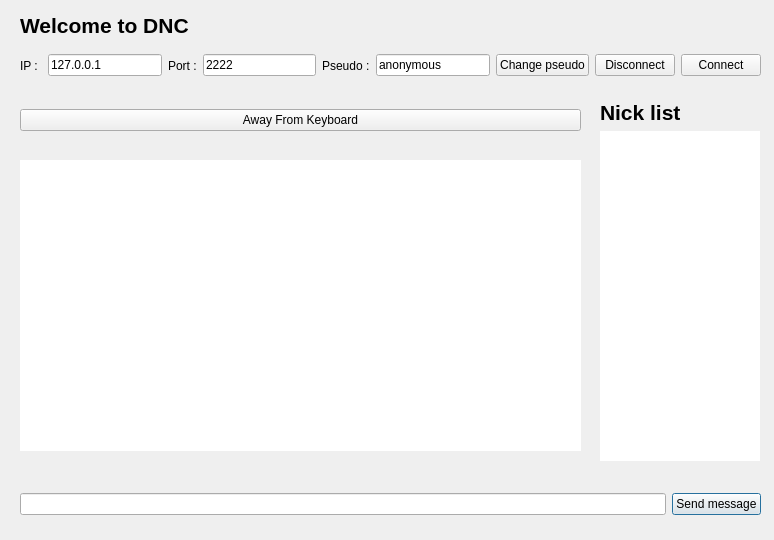
<?xml version="1.0" encoding="UTF-8"?>
<ui version="4.0">
 <class>Dialog</class>
 <widget class="QDialog" name="Dialog">
  <property name="geometry">
   <rect>
    <x>0</x>
    <y>0</y>
    <width>774</width>
    <height>540</height>
   </rect>
  </property>
  <property name="windowTitle">
   <string>Dialog</string>
  </property>
  <property name="windowIcon">
   <iconset>
    <normaloff>../../../../../../Images/Homer-Simpson-homer-simpson-3065329-800-600.jpg</normaloff>../../../../../../Images/Homer-Simpson-homer-simpson-3065329-800-600.jpg</iconset>
  </property>
  <widget class="QWidget" name="verticalLayoutWidget">
   <property name="geometry">
    <rect>
     <x>600</x>
     <y>100</y>
     <width>160</width>
     <height>361</height>
    </rect>
   </property>
   <layout class="QVBoxLayout" name="verticalLayout">
    <item>
     <widget class="QLabel" name="label">
      <property name="font">
       <font>
        <pointsize>16</pointsize>
        <weight>75</weight>
        <bold>true</bold>
       </font>
      </property>
      <property name="text">
       <string>Nick list</string>
      </property>
     </widget>
    </item>
    <item>
     <widget class="QListWidget" name="listNames">
      <property name="minimumSize">
       <size>
        <width>50</width>
        <height>0</height>
       </size>
      </property>
      <property name="maximumSize">
       <size>
        <width>200</width>
        <height>16777215</height>
       </size>
      </property>
      <property name="baseSize">
       <size>
        <width>0</width>
        <height>0</height>
       </size>
      </property>
      <property name="font">
       <font>
        <family>Arial</family>
        <pointsize>14</pointsize>
        <italic>false</italic>
        <stylestrategy>PreferAntialias</stylestrategy>
       </font>
      </property>
      <property name="focusPolicy">
       <enum>Qt::NoFocus</enum>
      </property>
      <property name="acceptDrops">
       <bool>false</bool>
      </property>
      <property name="styleSheet">
       <string notr="true"/>
      </property>
      <property name="frameShape">
       <enum>QFrame::NoFrame</enum>
      </property>
      <property name="frameShadow">
       <enum>QFrame::Sunken</enum>
      </property>
      <property name="lineWidth">
       <number>1</number>
      </property>
      <property name="horizontalScrollBarPolicy">
       <enum>Qt::ScrollBarAlwaysOff</enum>
      </property>
      <property name="sortingEnabled">
       <bool>true</bool>
      </property>
     </widget>
    </item>
   </layout>
  </widget>
  <widget class="QWidget" name="horizontalLayoutWidget">
   <property name="geometry">
    <rect>
     <x>20</x>
     <y>470</y>
     <width>741</width>
     <height>69</height>
    </rect>
   </property>
   <layout class="QHBoxLayout" name="horizontalLayout">
    <item>
     <widget class="QLineEdit" name="lineEdit"/>
    </item>
    <item>
     <widget class="QPushButton" name="pushButton">
      <property name="text">
       <string>Send message</string>
      </property>
     </widget>
    </item>
   </layout>
  </widget>
  <widget class="QWidget" name="horizontalLayoutWidget_2">
   <property name="geometry">
    <rect>
     <x>20</x>
     <y>40</y>
     <width>741</width>
     <height>51</height>
    </rect>
   </property>
   <layout class="QHBoxLayout" name="horizontalLayout_2">
    <item>
     <widget class="QLabel" name="label_3">
      <property name="text">
       <string>IP : </string>
      </property>
     </widget>
    </item>
    <item>
     <widget class="QLineEdit" name="lineEdit_4">
      <property name="inputMask">
       <string/>
      </property>
      <property name="text">
       <string>127.0.0.1</string>
      </property>
     </widget>
    </item>
    <item>
     <widget class="QLabel" name="label_4">
      <property name="text">
       <string>Port :</string>
      </property>
     </widget>
    </item>
    <item>
     <widget class="QLineEdit" name="lineEdit_3">
      <property name="text">
       <string>2222</string>
      </property>
     </widget>
    </item>
    <item>
     <widget class="QLabel" name="label_5">
      <property name="text">
       <string>Pseudo :</string>
      </property>
     </widget>
    </item>
    <item>
     <widget class="QLineEdit" name="lineEdit_2">
      <property name="text">
       <string>anonymous</string>
      </property>
     </widget>
    </item>
    <item>
     <widget class="QPushButton" name="pushButton_6">
      <property name="text">
       <string>Change pseudo</string>
      </property>
     </widget>
    </item>
    <item>
     <widget class="QPushButton" name="pushButton_3">
      <property name="text">
       <string>Disconnect</string>
      </property>
     </widget>
    </item>
    <item>
     <widget class="QPushButton" name="pushButton_2">
      <property name="text">
       <string>Connect</string>
      </property>
     </widget>
    </item>
   </layout>
  </widget>
  <widget class="QWidget" name="horizontalLayoutWidget_3">
   <property name="geometry">
    <rect>
     <x>20</x>
     <y>100</y>
     <width>561</width>
     <height>40</height>
    </rect>
   </property>
   <layout class="QHBoxLayout" name="horizontalLayout_3">
    <item>
     <widget class="QPushButton" name="pushButton_5">
      <property name="text">
       <string>Away From Keyboard</string>
      </property>
     </widget>
    </item>
   </layout>
  </widget>
  <widget class="QTextEdit" name="txtOutput">
   <property name="geometry">
    <rect>
     <x>20</x>
     <y>160</y>
     <width>561</width>
     <height>291</height>
    </rect>
   </property>
   <property name="minimumSize">
    <size>
     <width>400</width>
     <height>0</height>
    </size>
   </property>
   <property name="font">
    <font>
     <family>Arial</family>
     <pointsize>14</pointsize>
     <italic>false</italic>
    </font>
   </property>
   <property name="focusPolicy">
    <enum>Qt::NoFocus</enum>
   </property>
   <property name="acceptDrops">
    <bool>false</bool>
   </property>
   <property name="frameShape">
    <enum>QFrame::NoFrame</enum>
   </property>
   <property name="verticalScrollBarPolicy">
    <enum>Qt::ScrollBarAsNeeded</enum>
   </property>
   <property name="html">
    <string>&lt;!DOCTYPE HTML PUBLIC &quot;-//W3C//DTD HTML 4.0//EN&quot; &quot;http://www.w3.org/TR/REC-html40/strict.dtd&quot;&gt;
&lt;html&gt;&lt;head&gt;&lt;meta name=&quot;qrichtext&quot; content=&quot;1&quot; /&gt;&lt;style type=&quot;text/css&quot;&gt;
p, li { white-space: pre-wrap; }
&lt;/style&gt;&lt;/head&gt;&lt;body style=&quot; font-family:'Arial'; font-size:14pt; font-weight:400; font-style:normal;&quot;&gt;
&lt;p style=&quot;-qt-paragraph-type:empty; margin-top:0px; margin-bottom:0px; margin-left:0px; margin-right:0px; -qt-block-indent:0; text-indent:0px; font-family:'Inconsolata';&quot;&gt;&lt;br /&gt;&lt;/p&gt;&lt;/body&gt;&lt;/html&gt;</string>
   </property>
   <property name="textInteractionFlags">
    <set>Qt::TextBrowserInteraction</set>
   </property>
  </widget>
  <widget class="QLabel" name="label_2">
   <property name="geometry">
    <rect>
     <x>20</x>
     <y>10</y>
     <width>171</width>
     <height>31</height>
    </rect>
   </property>
   <property name="font">
    <font>
     <pointsize>16</pointsize>
     <weight>75</weight>
     <bold>true</bold>
    </font>
   </property>
   <property name="text">
    <string>Welcome to DNC</string>
   </property>
  </widget>
 </widget>
 <resources/>
 <connections/>
</ui>
